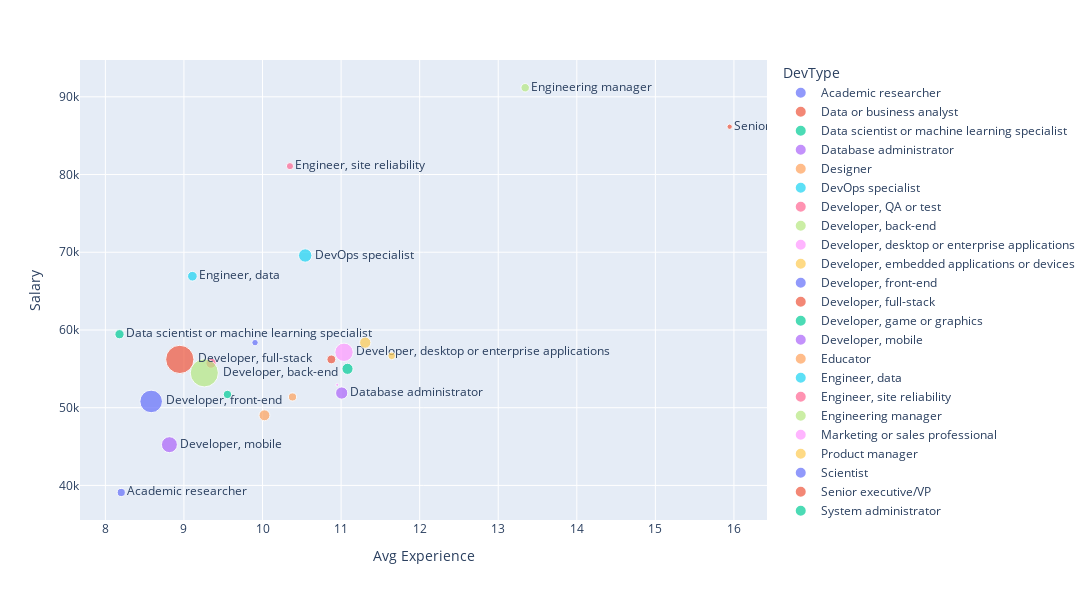

Here is the notebook cell this chart was saved with:
### Code cell
show_labels = ["Academic researcher", 
               "Engineering manager", 
               "Senior executive/VP",
               "Engineer, site reliability",
               "DevOps specialist",
               "Engineer, data",
               "Data scientist or machine learning specialist",
               "Developer, full-stack",
               "Developer, back-end",
               "Developer, front-end",
               "Developer, mobile",
               "Database administrator",
               "Developer, desktop or enterprise applications"
              ]
exp_sal_df["Label"] = exp_sal_df.apply(lambda x: x["DevType"] if x["DevType"] in show_labels else "", axis=1)
fig = px.scatter(exp_sal_df, 
                 x="Avg Experience", 
                 y="Salary", 
                 text="Label",
                 color="DevType", 
                 size="Respondent", 
                 height=600, width=1100)
fig.update_traces(textposition="middle right")
fig.update_layout(uniformtext_minsize=8, uniformtext_mode='hide')
fig.show()

### Figure 1 — Plotly figure (JSON) as saved in the notebook; plotly's stock layout.template omitted (floating-point values rounded to 4 significant figures)
{"data": [{"hovertemplate": "DevType=Academic researcher<br>Avg Experience=%{x}<br>Salary=%{y}<br>Respondent=%{marker.size}<br>Label=%{text}<extra></extra>", "legendgroup": "Academic researcher", "marker": {"color": "#636efa", "size": [1455], "sizemode": "area", "sizeref": 44.3, "symbol": "circle"}, "mode": "markers+text", "name": "Academic researcher", "orientation": "v", "showlegend": true, "text": ["Academic researcher"], "textposition": "middle right", "type": "scatter", "x": [8.202], "xaxis": "x", "y": [39093], "yaxis": "y"}, {"hovertemplate": "DevType=Data or business analyst<br>Avg Experience=%{x}<br>Salary=%{y}<br>Respondent=%{marker.size}<br>Label=%{text}<extra></extra>", "legendgroup": "Data or business analyst", "marker": {"color": "#EF553B", "size": [1737], "sizemode": "area", "sizeref": 44.3, "symbol": "circle"}, "mode": "markers+text", "name": "Data or business analyst", "orientation": "v", "showlegend": true, "text": [""], "textposition": "middle right", "type": "scatter", "x": [10.88], "xaxis": "x", "y": [56211], "yaxis": "y"}, {"hovertemplate": "DevType=Data scientist or machine learning specialist<br>Avg Experience=%{x}<br>Salary=%{y}<br>Respondent=%{marker.size}<br>Label=%{text}<extra></extra>", "legendgroup": "Data scientist or machine learning specialist", "marker": {"color": "#00cc96", "size": [1895], "sizemode": "area", "sizeref": 44.3, "symbol": "circle"}, "mode": "markers+text", "name": "Data scientist or machine learning specialist", "orientation": "v", "showlegend": true, "text": ["Data scientist or machine learning specialist"], "textposition": "middle right", "type": "scatter", "x": [8.18], "xaxis": "x", "y": [59454], "yaxis": "y"}, {"hovertemplate": "DevType=Database administrator<br>Avg Experience=%{x}<br>Salary=%{y}<br>Respondent=%{marker.size}<br>Label=%{text}<extra></extra>", "legendgroup": "Database administrator", "marker": {"color": "#ab63fa", "size": [3330], "sizemode": "area", "sizeref": 44.3, "symbol": "circle"}, "mode": "markers+text", "name": "Database administrator", "orientation": "v", "showlegend": true, "text": ["Database administrator"], "textposition": "middle right", "type": "scatter", "x": [11.01], "xaxis": "x", "y": [51888], "yaxis": "y"}, {"hovertemplate": "DevType=Designer<br>Avg Experience=%{x}<br>Salary=%{y}<br>Respondent=%{marker.size}<br>Label=%{text}<extra></extra>", "legendgroup": "Designer", "marker": {"color": "#FFA15A", "size": [2664], "sizemode": "area", "sizeref": 44.3, "symbol": "circle"}, "mode": "markers+text", "name": "Designer", "orientation": "v", "showlegend": true, "text": [""], "textposition": "middle right", "type": "scatter", "x": [10.02], "xaxis": "x", "y": [49020], "yaxis": "y"}, {"hovertemplate": "DevType=DevOps specialist<br>Avg Experience=%{x}<br>Salary=%{y}<br>Respondent=%{marker.size}<br>Label=%{text}<extra></extra>", "legendgroup": "DevOps specialist", "marker": {"color": "#19d3f3", "size": [3963], "sizemode": "area", "sizeref": 44.3, "symbol": "circle"}, "mode": "markers+text", "name": "DevOps specialist", "orientation": "v", "showlegend": true, "text": ["DevOps specialist"], "textposition": "middle right", "type": "scatter", "x": [10.54], "xaxis": "x", "y": [69581], "yaxis": "y"}, {"hovertemplate": "DevType=Developer, QA or test<br>Avg Experience=%{x}<br>Salary=%{y}<br>Respondent=%{marker.size}<br>Label=%{text}<extra></extra>", "legendgroup": "Developer, QA or test", "marker": {"color": "#FF6692", "size": [2326], "sizemode": "area", "sizeref": 44.3, "symbol": "circle"}, "mode": "markers+text", "name": "Developer, QA or test", "orientation": "v", "showlegend": true, "text": [""], "textposition": "middle right", "type": "scatter", "x": [9.345], "xaxis": "x", "y": [55730.0], "yaxis": "y"}, {"hovertemplate": "DevType=Developer, back-end<br>Avg Experience=%{x}<br>Salary=%{y}<br>Respondent=%{marker.size}<br>Label=%{text}<extra></extra>", "legendgroup": "Developer, back-end", "marker": {"color": "#B6E880", "size": [17503], "sizemode": "area", "sizeref": 44.3, "symbol": "circle"}, "mode": "markers+text", "name": "Developer, back-end", "orientation": "v", "showlegend": true, "text": ["Developer, back-end"], "textposition": "middle right", "type": "scatter", "x": [9.259], "xaxis": "x", "y": [54480], "yaxis": "y"}, {"hovertemplate": "DevType=Developer, desktop or enterprise applications<br>Avg Experience=%{x}<br>Salary=%{y}<br>Respondent=%{marker.size}<br>Label=%{text}<extra></extra>", "legendgroup": "Developer, desktop or enterprise applications", "marker": {"color": "#FF97FF", "size": [7466], "sizemode": "area", "sizeref": 44.3, "symbol": "circle"}, "mode": "markers+text", "name": "Developer, desktop or enterprise applications", "orientation": "v", "showlegend": true, "text": ["Developer, desktop or enterprise applications"], "textposition": "middle right", "type": "scatter", "x": [11.04], "xaxis": "x", "y": [57129], "yaxis": "y"}, {"hovertemplate": "DevType=Developer, embedded applications or devices<br>Avg Experience=%{x}<br>Salary=%{y}<br>Respondent=%{marker.size}<br>Label=%{text}<extra></extra>", "legendgroup": "Developer, embedded applications or devices", "marker": {"color": "#FECB52", "size": [2818], "sizemode": "area", "sizeref": 44.3, "symbol": "circle"}, "mode": "markers+text", "name": "Developer, embedded applications or devices", "orientation": "v", "showlegend": true, "text": [""], "textposition": "middle right", "type": "scatter", "x": [11.31], "xaxis": "x", "y": [58368], "yaxis": "y"}, {"hovertemplate": "DevType=Developer, front-end<br>Avg Experience=%{x}<br>Salary=%{y}<br>Respondent=%{marker.size}<br>Label=%{text}<extra></extra>", "legendgroup": "Developer, front-end", "marker": {"color": "#636efa", "size": [11307], "sizemode": "area", "sizeref": 44.3, "symbol": "circle"}, "mode": "markers+text", "name": "Developer, front-end", "orientation": "v", "showlegend": true, "text": ["Developer, front-end"], "textposition": "middle right", "type": "scatter", "x": [8.583], "xaxis": "x", "y": [50806], "yaxis": "y"}, {"hovertemplate": "DevType=Developer, full-stack<br>Avg Experience=%{x}<br>Salary=%{y}<br>Respondent=%{marker.size}<br>Label=%{text}<extra></extra>", "legendgroup": "Developer, full-stack", "marker": {"color": "#EF553B", "size": [17718], "sizemode": "area", "sizeref": 44.3, "symbol": "circle"}, "mode": "markers+text", "name": "Developer, full-stack", "orientation": "v", "showlegend": true, "text": ["Developer, full-stack"], "textposition": "middle right", "type": "scatter", "x": [8.947], "xaxis": "x", "y": [56211], "yaxis": "y"}, {"hovertemplate": "DevType=Developer, game or graphics<br>Avg Experience=%{x}<br>Salary=%{y}<br>Respondent=%{marker.size}<br>Label=%{text}<extra></extra>", "legendgroup": "Developer, game or graphics", "marker": {"color": "#00cc96", "size": [1542], "sizemode": "area", "sizeref": 44.3, "symbol": "circle"}, "mode": "markers+text", "name": "Developer, game or graphics", "orientation": "v", "showlegend": true, "text": [""], "textposition": "middle right", "type": "scatter", "x": [9.554], "xaxis": "x", "y": [51704], "yaxis": "y"}, {"hovertemplate": "DevType=Developer, mobile<br>Avg Experience=%{x}<br>Salary=%{y}<br>Respondent=%{marker.size}<br>Label=%{text}<extra></extra>", "legendgroup": "Developer, mobile", "marker": {"color": "#ab63fa", "size": [5645], "sizemode": "area", "sizeref": 44.3, "symbol": "circle"}, "mode": "markers+text", "name": "Developer, mobile", "orientation": "v", "showlegend": true, "text": ["Developer, mobile"], "textposition": "middle right", "type": "scatter", "x": [8.815], "xaxis": "x", "y": [45241], "yaxis": "y"}, {"hovertemplate": "DevType=Educator<br>Avg Experience=%{x}<br>Salary=%{y}<br>Respondent=%{marker.size}<br>Label=%{text}<extra></extra>", "legendgroup": "Educator", "marker": {"color": "#FFA15A", "size": [1457], "sizemode": "area", "sizeref": 44.3, "symbol": "circle"}, "mode": "markers+text", "name": "Educator", "orientation": "v", "showlegend": true, "text": [""], "textposition": "middle right", "type": "scatter", "x": [10.38], "xaxis": "x", "y": [51384], "yaxis": "y"}, {"hovertemplate": "DevType=Engineer, data<br>Avg Experience=%{x}<br>Salary=%{y}<br>Respondent=%{marker.size}<br>Label=%{text}<extra></extra>", "legendgroup": "Engineer, data", "marker": {"color": "#19d3f3", "size": [2076], "sizemode": "area", "sizeref": 44.3, "symbol": "circle"}, "mode": "markers+text", "name": "Engineer, data", "orientation": "v", "showlegend": true, "text": ["Engineer, data"], "textposition": "middle right", "type": "scatter", "x": [9.107], "xaxis": "x", "y": [66914], "yaxis": "y"}, {"hovertemplate": "DevType=Engineer, site reliability<br>Avg Experience=%{x}<br>Salary=%{y}<br>Respondent=%{marker.size}<br>Label=%{text}<extra></extra>", "legendgroup": "Engineer, site reliability", "marker": {"color": "#FF6692", "size": [1143], "sizemode": "area", "sizeref": 44.3, "symbol": "circle"}, "mode": "markers+text", "name": "Engineer, site reliability", "orientation": "v", "showlegend": true, "text": ["Engineer, site reliability"], "textposition": "middle right", "type": "scatter", "x": [10.35], "xaxis": "x", "y": [81074], "yaxis": "y"}, {"hovertemplate": "DevType=Engineering manager<br>Avg Experience=%{x}<br>Salary=%{y}<br>Respondent=%{marker.size}<br>Label=%{text}<extra></extra>", "legendgroup": "Engineering manager", "marker": {"color": "#B6E880", "size": [1595], "sizemode": "area", "sizeref": 44.3, "symbol": "circle"}, "mode": "markers+text", "name": "Engineering manager", "orientation": "v", "showlegend": true, "text": ["Engineering manager"], "textposition": "middle right", "type": "scatter", "x": [13.34], "xaxis": "x", "y": [91164], "yaxis": "y"}, {"hovertemplate": "DevType=Marketing or sales professional<br>Avg Experience=%{x}<br>Salary=%{y}<br>Respondent=%{marker.size}<br>Label=%{text}<extra></extra>", "legendgroup": "Marketing or sales professional", "marker": {"color": "#FF97FF", "size": [207], "sizemode": "area", "sizeref": 44.3, "symbol": "circle"}, "mode": "markers+text", "name": "Marketing or sales professional", "orientation": "v", "showlegend": true, "text": [""], "textposition": "middle right", "type": "scatter", "x": [10.95], "xaxis": "x", "y": [52942], "yaxis": "y"}, {"hovertemplate": "DevType=Product manager<br>Avg Experience=%{x}<br>Salary=%{y}<br>Respondent=%{marker.size}<br>Label=%{text}<extra></extra>", "legendgroup": "Product manager", "marker": {"color": "#FECB52", "size": [1290], "sizemode": "area", "sizeref": 44.3, "symbol": "circle"}, "mode": "markers+text", "name": "Product manager", "orientation": "v", "showlegend": true, "text": [""], "textposition": "middle right", "type": "scatter", "x": [11.64], "xaxis": "x", "y": [56670.0], "yaxis": "y"}, {"hovertemplate": "DevType=Scientist<br>Avg Experience=%{x}<br>Salary=%{y}<br>Respondent=%{marker.size}<br>Label=%{text}<extra></extra>", "legendgroup": "Scientist", "marker": {"color": "#636efa", "size": [915], "sizemode": "area", "sizeref": 44.3, "symbol": "circle"}, "mode": "markers+text", "name": "Scientist", "orientation": "v", "showlegend": true, "text": [""], "textposition": "middle right", "type": "scatter", "x": [9.905], "xaxis": "x", "y": [58368], "yaxis": "y"}, {"hovertemplate": "DevType=Senior executive/VP<br>Avg Experience=%{x}<br>Salary=%{y}<br>Respondent=%{marker.size}<br>Label=%{text}<extra></extra>", "legendgroup": "Senior executive/VP", "marker": {"color": "#EF553B", "size": [621], "sizemode": "area", "sizeref": 44.3, "symbol": "circle"}, "mode": "markers+text", "name": "Senior executive/VP", "orientation": "v", "showlegend": true, "text": ["Senior executive/VP"], "textposition": "middle right", "type": "scatter", "x": [15.95], "xaxis": "x", "y": [86150], "yaxis": "y"}, {"hovertemplate": "DevType=System administrator<br>Avg Experience=%{x}<br>Salary=%{y}<br>Respondent=%{marker.size}<br>Label=%{text}<extra></extra>", "legendgroup": "System administrator", "marker": {"color": "#00cc96", "size": [2753], "sizemode": "area", "sizeref": 44.3, "symbol": "circle"}, "mode": "markers+text", "name": "System administrator", "orientation": "v", "showlegend": true, "text": [""], "textposition": "middle right", "type": "scatter", "x": [11.08], "xaxis": "x", "y": [55000], "yaxis": "y"}], "layout": {"height": 600, "legend": {"itemsizing": "constant", "title": {"text": "DevType"}, "tracegroupgap": 0}, "margin": {"t": 60}, "uniformtext": {"minsize": 8, "mode": "hide"}, "width": 1100, "xaxis": {"anchor": "y", "domain": [0, 1], "title": {"text": "Avg Experience"}}, "yaxis": {"anchor": "x", "domain": [0, 1], "title": {"text": "Salary"}}}}
